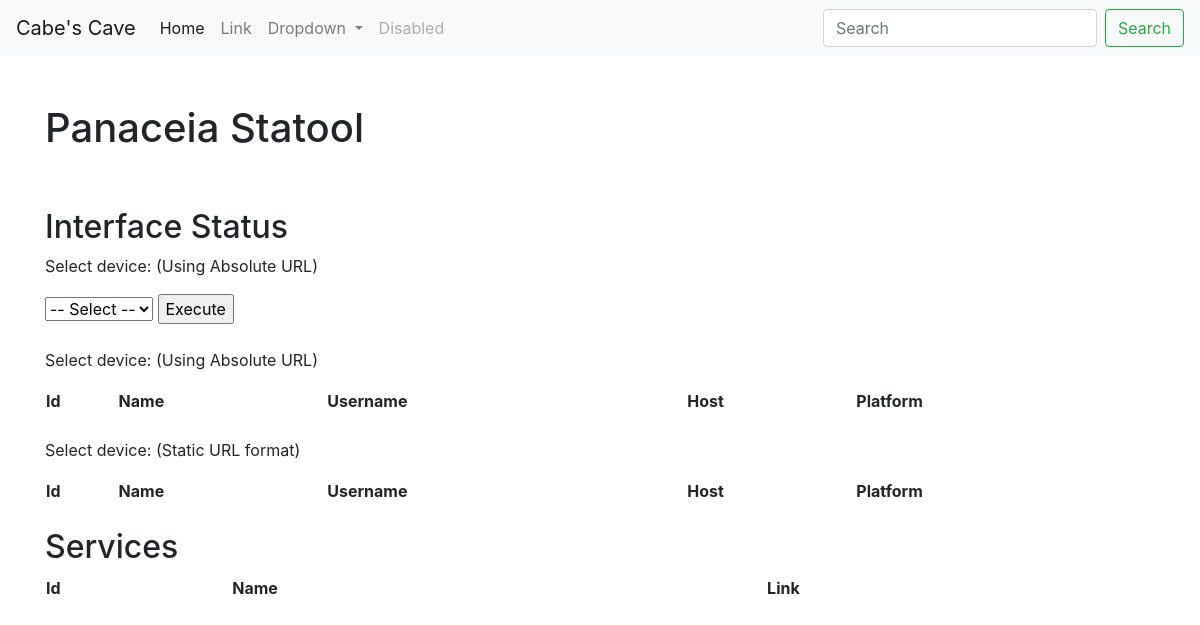
The page /statool/ on the database as committed earlier.
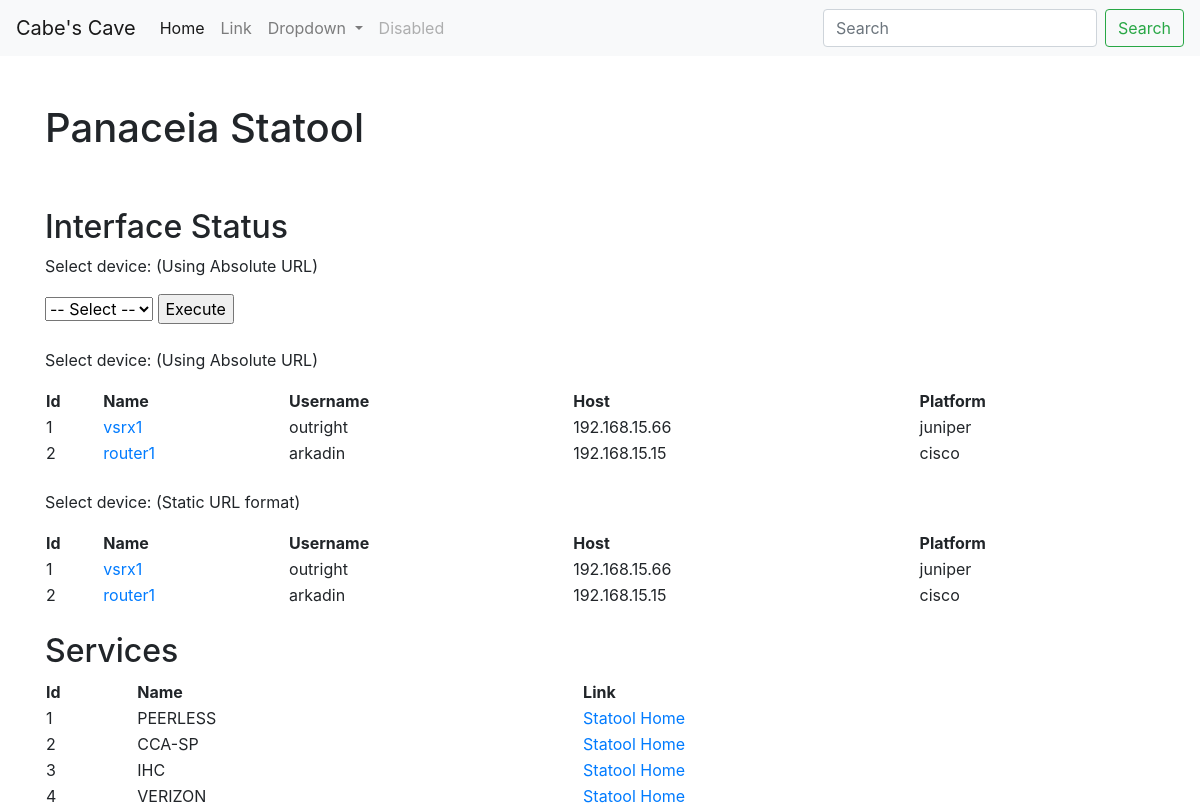
The same page on the database as committed later.
### statool/models.py (models this page shows, shortened)
class Device(models.Model):
    name = models.CharField(max_length=100)
    host = models.CharField(max_length=70, default='000000')
    username = models.CharField(max_length=100)
    password = models.CharField(max_length=70)
    device_type = models.CharField(
        max_length=30, default='000000',
        choices=(('router', 'Router'), ('switch', 'Switch'), ('firewall', 'Firewall'))
    )
    platform = models.CharField(
        max_length=30, default='Firewall',
        choices=(('cisco', 'ios'), ('juniper', 'junos'))
    )
    def get_absolute_url(self):
        return f"devices/{self.id}"

class Service(models.Model):
    name = models.CharField(max_length=100)
    devices = models.ForeignKey(Device, null=True, blank=True, on_delete= models.SET_NULL)

### statool/views.py (the view)
# urls.py: path('', include('statool.urls')),
def statool(request: HttpRequest) -> HttpResponse:
    devices = Device.objects.all()
    services = Service.objects.all()
    context = {
        'title' : 'Panaceia Statool',
        'owner' : 'Cabe',
        'devices' : devices,    #This is directly used in base.html (in FOR loops) to call/print devices
        'services' : services
    }
    return render(request, 'base.html', context)

### statool/templates/base.html (shortened to what this page needs)
<!DOCTYPE html>
<html lang="en">
<head>
    <link rel="stylesheet" href="https://stackpath.bootstrapcdn.com/bootstrap/4.3.1/css/bootstrap.min.css"
>
</head>
<body>
    {% extends 'topbarmenu.html' %}
    {% block content %}
    <div class="container">
        <br>
        <br>
        <h1>{{ title }}</h1>
        <br>
        <br>
        <h2>Interface Status</h2>
        <p>Select device: (Using Absolute URL)</p>
        <form>
            <select name="device_id" id="device_id">
                <option disabled="true" selected>-- Select --</option>
            </select>
            <input type="button" value="Execute" onClick="window.open(device_id.value,'newtab'+device_id.value)">
        </form>
        <p>Select device: (Using Absolute URL)</p>
        <table style="width:100%">
            <tr>
                <th>Id</th>
                <th>Name</th>
                <th>Username</th>
                <th>Host</th>
                <th>Platform</th>
            </tr>
            {% for devi in devices %}
            <tr>
                <td>{{ devi.id }}</td>
                <td><a href="{{ devi.get_absolute_url }}">{{ devi.name }}</a></td>
                <td>{{ devi.username }}</td>
                <td>{{ devi.host }}</td>
                <td>{{ devi.platform  }}</td>
            </tr>
            {% endfor %}
        </table>
        <p>Select device: (Static URL format)</p>
        <table style="width:100%">
            <tr>
                <th>Id</th>
                <th>Name</th>
                <th>Username</th>
                <th>Host</th>
                <th>Platform</th>
            </tr>
            {% for device in devices %}
            <tr>
                <td>{{ device.id }}</td>
                <td><a href="{% url 'device' device.id %}">{{ device.name }}</a></td>
                <td>{{ device.username }}</td>
                <td>{{ device.host }}</td>
                <td>{{ device.platform  }}</td>
            </tr>
            {% endfor %}
        </table>
        <h2>Services</h2>
        <table style="width:100%">
            <tr>
                <th>Id</th>
                <th>Name</th>
                <th>Link</th>
            </tr>
            {% for service in services %}
            <tr>
                <td>{{ service.id }}</td>
                <td><a href="{% url 'service' service.id %}"></a>{{ service.name }}</a></td>
                <td><a href="{% url 'statool-home' %}">Statool Home</a></td>
            </tr>
            {% endfor %}
        </table>
    </div>
    {% endblock %}

### statool/templates/topbarmenu.html (shortened to what this page needs)
    <nav class="navbar navbar-expand-lg navbar-light bg-light">
        <a class="navbar-brand" href="#">Cabe's Cave</a>
        <div class="collapse navbar-collapse" id="navbarSupportedContent">
        <ul class="navbar-nav mr-auto">
            <li class="nav-item active">
            <a class="nav-link" href="#">Home <span class="sr-only">(current)</span></a>
            </li>
            <li class="nav-item">
            <a class="nav-link" href="#">Link</a>
            </li>
            <li class="nav-item dropdown">
            <a class="nav-link dropdown-toggle" href="#" id="navbarDropdown" role="button" data-toggle="dropdown" aria-haspopup="true" aria-expanded="false">
                Dropdown
            </a>
            </li>
            <li class="nav-item">
            <a class="nav-link disabled" href="#" tabindex="-1" aria-disabled="true">Disabled</a>
            </li>
        </ul>
        <form class="form-inline my-2 my-lg-0">
            <input class="form-control mr-sm-2" type="search" placeholder="Search" aria-label="Search">
            <button class="btn btn-outline-success my-2 my-sm-0" type="submit">Search</button>
        </form>
        </div>
    </nav>
{% block content %}
{% endblock %}

Rows that differ between the two databases and show on the page:
added Device: id "1", name "vsrx1", username "outright", host "192.168.15.66", platform "juniper"
added Device: id "2", name "router1", username "arkadin", host "192.168.15.15", platform "cisco"
added Service: id "1", name "PEERLESS"
added Service: id "2", name "CCA-SP"
added Service: id "3", name "IHC"
added Service: id "4", name "VERIZON"
